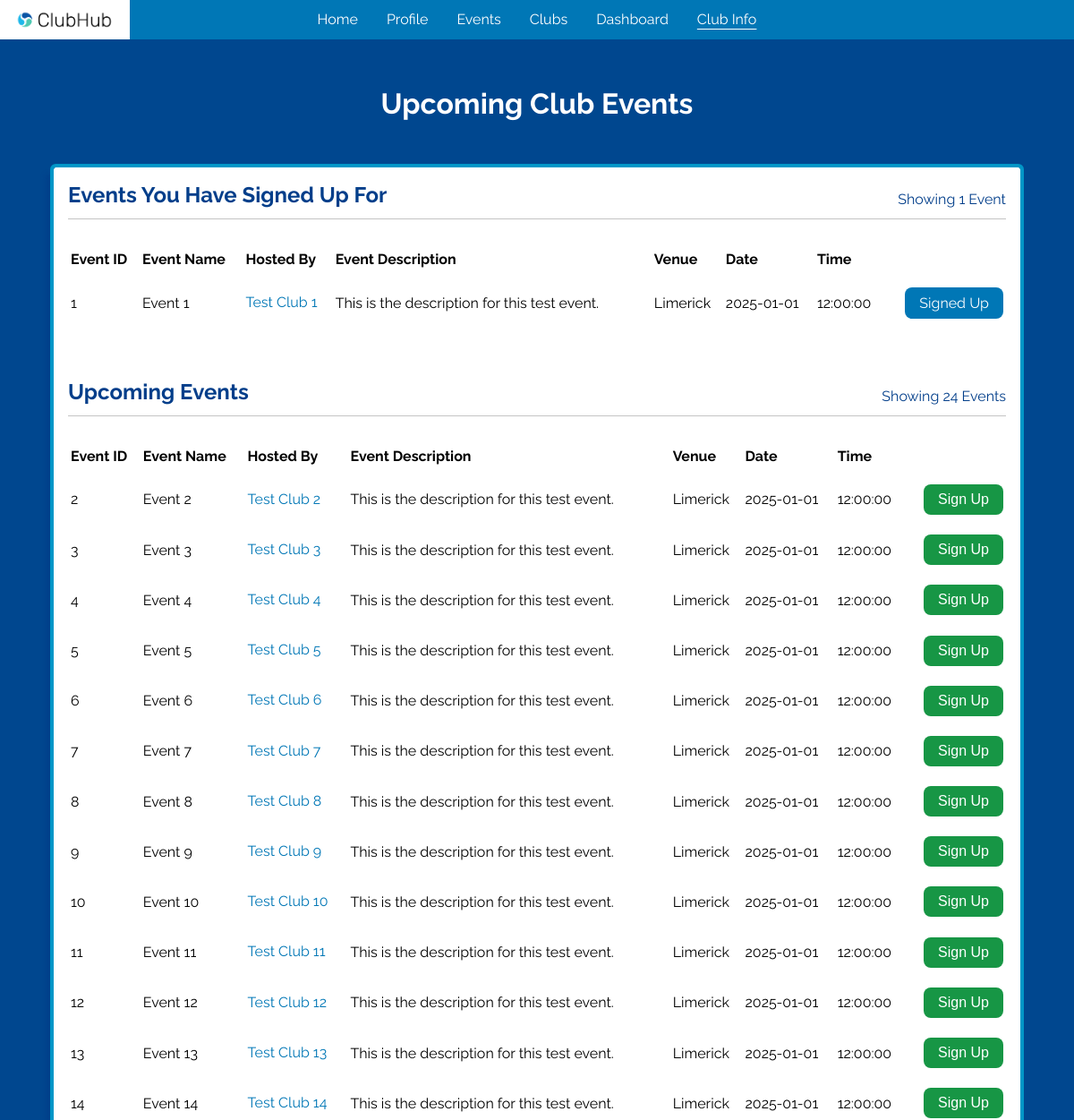
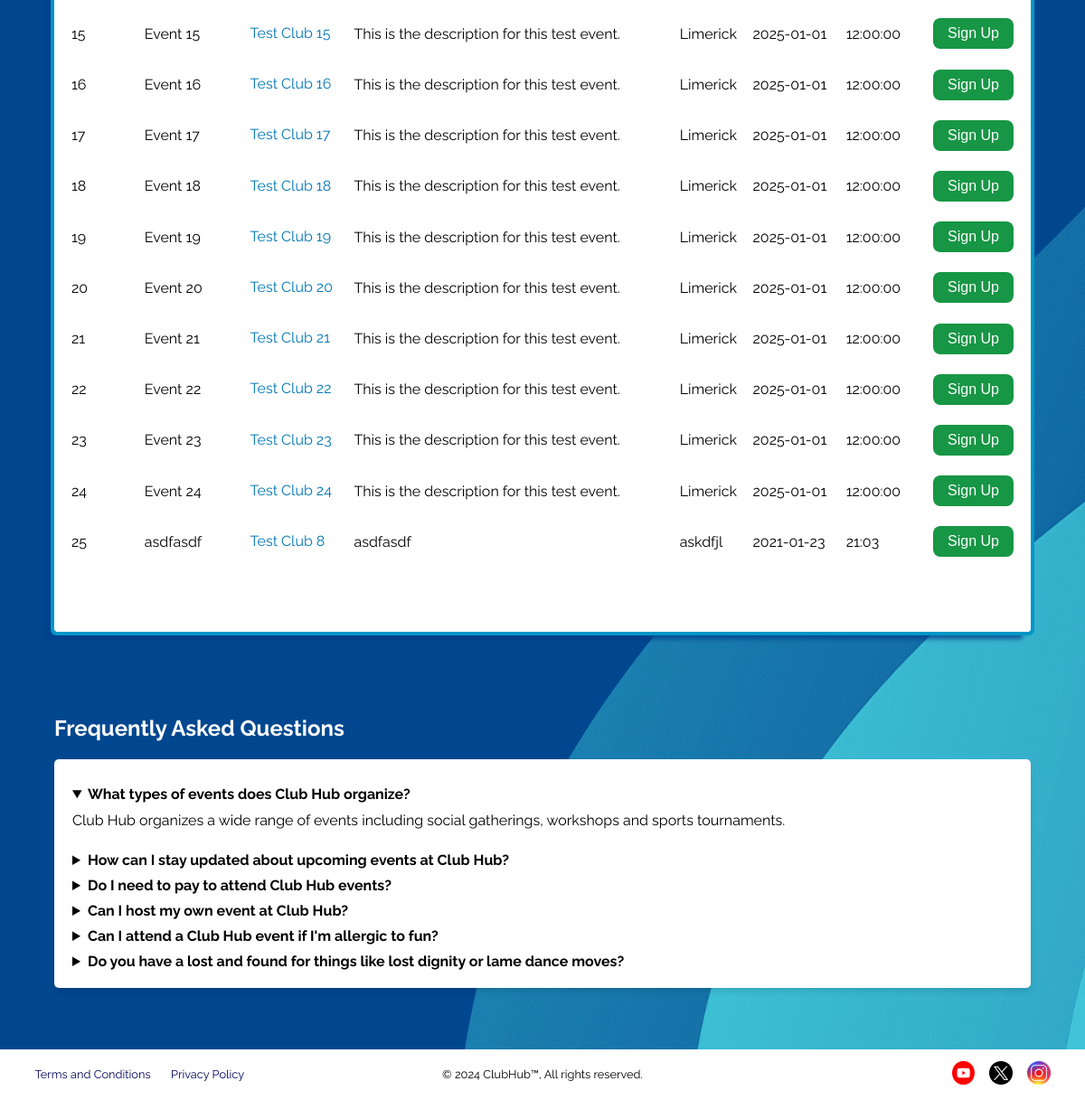
The page /events/club-info (signed in) on the database its author committed (2 pictures, top to bottom).
### tables this page shows
CREATE TABLE events (
    event_id            INTEGER         NOT NULL,
    club_id             INTEGER         NOT NULL,
    event_name          TEXT            NOT NULL,
    event_description   TEXT            NOT NULL,
    venue               TEXT            NOT NULL,
    date                TEXT            NOT NULL,
    time                TEXT            NOT NULL,
    created             DATETIME        NOT NULL DEFAULT CURRENT_TIMESTAMP,
    updated             DATETIME        NOT NULL DEFAULT CURRENT_TIMESTAMP,
    -----------------------------------------------------------------------
    PRIMARY KEY (event_id),
    FOREIGN KEY (club_id) REFERENCES clubs(club_id)
);

CREATE TABLE clubs (
    club_id             INTEGER         NOT NULL,
    club_name           TEXT            NOT NULL,
    club_description    TEXT            NOT NULL,
    creator             INTEGER         NOT NULL,
    validity            TEXT            NOT NULL CHECK (validity IN ('PENDING', 'APPROVED', 'REJECTED')) DEFAULT 'PENDING',
    created             DATETIME        NOT NULL DEFAULT CURRENT_TIMESTAMP,
    updated             DATETIME        NOT NULL DEFAULT CURRENT_TIMESTAMP,
    -----------------------------------------------------------------------
    PRIMARY KEY (club_id),
    FOREIGN KEY (creator) REFERENCES users(user_id)
);

### application/blueprints/events.py (the view)
@events.route("/club-info")
def events_club_info() -> str:
    invalid = validate_student_perms(endpoint="/events")
    if invalid:
        return invalid
    club_id = request.args.get("club_id", None)
    if club_id is not None:
        club_information: Row | None = club_info(club_id=int(club_id))
        if club_information:
            return render_template("html/student/club-info.html", club_information=club_information)
    user_id: int = session["user-id"]
    return render_template(
        "html/student/events.html",
        registered=registered_events(user_id=user_id),
        unregistered=unregistered_events(user_id=user_id)
    )

### application/__init__.py (called while the page is built)
@app.teardown_appcontext
def close_connection(_exception) -> None:
    db: Connection = getattr(g, "_database", None)
    if db is not None:
        db.close()

### application/util/authentication/page_access.py (called while the page is built)
def validate_access_perms(user_type: str, endpoint: str) -> str | None:
    if "user" not in session:
        error(errtype=Error.RESTRICTED_PAGE_LOGGED_OUT, endpoint=endpoint)
        return render_template("html/misc/home.html")
    current_user_type: str = session["user-type"]
    if current_user_type != user_type:
        errtype: Error = Error[f"RESTRICTED_PAGE_{user_type}"]
        error(errtype=errtype, endpoint=endpoint, user_type=current_user_type)
        return render_template("html/misc/home.html")
    return None

### application/util/db_functions/__init__.py (called while the page is built)
def get_db() -> Connection:
    db: Connection | None = getattr(g, "_database", None)
    if db is None:
        db: Connection = connect(DB_PATH)
        db.row_factory = Row
        g._database = db
    return db

def query_db(query: str, *args, single: Optional[bool] = None) -> list[Row] | Row | None:
    single = False if single is None else single
    cursor: Cursor = get_db().cursor()
    cursor.execute(query, args)
    results: list[Row] = cursor.fetchall()
    cursor.close()
    if not results:
        return None
    return results[0] if single else results

### application/util/db_functions/events.py (called while the page is built)
def registered_events(user_id: int) -> list[Row] | None:
    return query_db(
        """
            SELECT *, ep.validity FROM event_info
            INNER JOIN event_participants ep USING (event_id)
            WHERE ep.user_id=?;
        """, user_id
    )

def unregistered_events(user_id: int) -> list[Row] | None:
    return query_db(
        """
            SELECT *, ep.validity FROM event_info
            LEFT JOIN event_participants ep ON event_info.event_id=ep.event_id AND ep.user_id=?
            WHERE ep.event_id IS NULL;
        """, user_id
    )

### application/templates/html/student/events.html (shortened to what this page needs)
{% extends "html/base/base.html" %}
{% block links %}
    <link rel="stylesheet" href="../../../static/css/events.css">
{% endblock %}
{% block header %}
    <header>
        <h1>Upcoming Club Events</h1>
    </header>
{% endblock %}
{% block content %}
    <div id="events-container">
        <div id="events-main">
            {% if registered %}
                {% if registered | length == 1 %}
                    {% set plural = "" %}
                {% else %}
                    {% set plural = "s" %}
                {% endif %}
                <div>
                    <h2>Events You Have Signed Up For</h2>
                    <p>Showing {{ registered | length }} Event{{ plural }}</p>
                </div>
                <table>
                    <thead>
                        <tr>
                            <th>Event ID</th>
                            <th>Event Name</th>
                            <th>Hosted By</th>
                            <th>Event Description</th>
                            <th>Venue</th>
                            <th>Date</th>
                            <th>Time</th>
                        </tr>
                    </thead>
                    <tbody>
                        {% for event in registered %}
                            <tr>
                                <td>{{ event["event_id"] }}</td>
                                <td>{{ event["event_name"] }}</td>
                                <td>
                                    <a class="about-club underlined-link underlined-link-db" href="/events/club-info?club_id={{ event["club_id"] }}">{{ event["club_name"] }}</a>
                                </td>
                                <td>{{ event["event_description"] }}</td>
                                <td>{{ event["venue"] }}</td>
                                <td>{{ event["date"] }}</td>
                                <td>{{ event["time"] }}</td>
                                {% if event["validity"] == "PENDING" %}
                                    <td><a class="pending" disabled>Registration Pending</a></td>
                                {% elif event["validity"] == "APPROVED" %}
                                    <td><a class="registered" disabled>Signed Up</a></td>
                                {% endif %}
                            </tr>
                        {% endfor %}
                    </tbody>
                </table>
            {% endif %}
            {% if unregistered %}
                {% if unregistered | length == 1 %}
                    {% set plural = "" %}
                {% else %}
                    {% set plural = "s" %}
                {% endif %}
                <div>
                    <h2>Upcoming Events</h2>
                    <p>Showing {{ unregistered | length }} Event{{ plural }}</p>
                </div>
                <table>
                    <thead>
                        <tr>
                            <th>Event ID</th>
                            <th>Event Name</th>
                            <th>Hosted By</th>
                            <th>Event Description</th>
                            <th>Venue</th>
                            <th>Date</th>
                            <th>Time</th>
                        </tr>
                    </thead>
                    <tbody>
                        {% for event in unregistered %}
                            <tr>
                                <td>{{ event["event_id"] }}</td>
                                <td>{{ event["event_name"] }}</td>
                                <td>
                                    <a class="about-club underlined-link underlined-link-db"  href="/events/club-info?club_id={{ event["club_id"] }}">{{ event["club_name"] }}</a>
                                </td>
                                <td>{{ event["event_description"] }}</td>
                                <td>{{ event["venue"] }}</td>
                                <td>{{ event["date"] }}</td>
                                <td>{{ event["time"] }}</td>
                                <td>
                                    <form action="/events/register?event_id={{ event["event_id"] }}&event_name={{ event["event_name"] }}&club_id={{ event["club_id"] }}" method="post">
                                        <button type="submit" class="unregistered" href="/events/register?event_id={{ event["event_id"] }}&event_name={{ event["event_name"] }}&club_id={{ event["club_id"] }}">Sign Up</button>
                                    </form>
                                </td>
                            </tr>
                        {% endfor %}
                    </tbody>
                </table>
            {% endif %}
        </div>
    </div>
    <div class="container">
      <h2>Frequently Asked Questions</h2>
      <div class="qa-section">
          <details open>
              <summary>
                  What types of events does Club Hub organize?
                  <svg class="control-icon control-icon-expand" width="24" height="24" role="presentation">
                      <use xmlns:xlink="http://www.w3.org/1999/xlink" xlink:href="#expand-more"></use>
                  </svg>
                  <svg class="control-icon control-icon-close" width="24" height="24" role="presentation">
                      <use xmlns:xlink="http://www.w3.org/1999/xlink" xlink:href="#close"></use>
                  </svg>
              </summary>
              <p>Club Hub organizes a wide range of events including social gatherings, workshops and sports tournaments.</p>
          </details>
          <details>
              <summary>
                  How can I stay updated about upcoming events at Club Hub?
                  <svg class="control-icon control-icon-expand" width="24" height="24" role="presentation">
                      <use xmlns:xlink="http://www.w3.org/1999/xlink" xlink:href="#expand-more"></use>
                  </svg>
                  <svg class="control-icon control-icon-close" width="24" height="24" role="presentation">
                      <use xmlns:xlink="http://www.w3.org/1999/xlink" xlink:href="#close"></use>
                  </svg>
              </summary>
          </details>
          <details>
              <summary>
                  Do I need to pay to attend Club Hub events?
                  <svg class="control-icon control-icon-expand" width="24" height="24" role="presentation">
                      <use xmlns:xlink="http://www.w3.org/1999/xlink" xlink:href="#expand-more"></use>
                  </svg>
                  <svg class="control-icon control-icon-close" width="24" height="24" role="presentation">
                      <use xmlns:xlink="http://www.w3.org/1999/xlink" xlink:href="#close"></use>
                  </svg>
              </summary>
          </details>
          <details>
              <summary>
                  Can I host my own event at Club Hub?
                  <svg class="control-icon control-icon-expand" width="24" height="24" role="presentation">
                      <use xmlns:xlink="http://www.w3.org/1999/xlink" xlink:href="#expand-more"></use>
                  </svg>
                  <svg class="control-icon control-icon-close" width="24" height="24" role="presentation">
                      <use xmlns:xlink="http://www.w3.org/1999/xlink" xlink:href="#close"></use>
                  </svg>
              </summary>
          </details>
          <details>
              <summary>
                  Can I attend a Club Hub event if I'm allergic to fun?
                  <svg class="control-icon control-icon-expand" width="24" height="24" role="presentation">
                      <use xmlns:xlink="http://www.w3.org/1999/xlink" xlink:href="#expand-more"></use>
                  </svg>
                  <svg class="control-icon control-icon-close" width="24" height="24" role="presentation">
                      <use xmlns:xlink="http://www.w3.org/1999/xlink" xlink:href="#close"></use>
                  </svg>
              </summary>
          </details>
          <details>
              <summary>
                  Do you have a lost and found for things like lost dignity or lame dance moves?
                  <svg class="control-icon control-icon-expand" width="24" height="24" role="presentation">
                      <use xmlns:xlink="http://www.w3.org/1999/xlink" xlink:href="#expand-more"></use>
                  </svg>
                  <svg class="control-icon control-icon-close" width="24" height="24" role="presentation">
                      <use xmlns:xlink="http://www.w3.org/1999/xlink" xlink:href="#close"></use>
                  </svg>
              </summary>
          </details>
      </div>
  </div>
{% endblock %}

### application/static/css/base.css (style rules this page uses)
:root { --light-grey: #8a8988; --lighter-grey: #c4c4c4; --even-lighter-grey: #f2f2f2; --cyan: #3bbbd2; --light-blue: #0077b6; --lighter-blue: #0096c7; --even-lighter-blue: #90e0ef; --dark-blue: #023e8a; --darker-blue: #03045e; --lighter-green: #5afa8d; --light-green: #179645; --dark-green: #237543; --light-red: #db5658; --dark-red: #990f0f; --white: #ffffff; --black: #000000; --dark-grey: #1e2e33; --email-red: #f44336; --yt-red: #ff1c04; --pink: #e33667; --turquoise: #028080; }
* { box-sizing: border-box; }
body { scroll-behavior: smooth; margin: 0; padding: 0; background-color: var(--darker-blue); font-family: "Raleway", system-ui, Arial, sans-serif !important; color: var(--white); min-height: 100vh; display: flex; flex-direction: column; overflow-x: hidden; }
::placeholder { opacity: 0.6; }
header h1 { text-align: center; margin: 1.65em 0; }
a { text-decoration: none !important; color: var(--even-lighter-blue); }
.underlined-link { display: inline-block; }
.underlined-link::after { content: ''; width: 0; height: 0.1em; display: block; margin-left: auto; margin-right: auto; transition: 190ms width ease-in-out; }
.underlined-link-db::after { background-color: var(--light-blue); }

### application/static/css/events.css (style rules this page uses)
body { background-image: url("../png/blue-background.png"); background-size: cover; background-position: center center; }
#events-container { display: flex; align-items: center; justify-content: center; flex-direction: column; margin-bottom: 7.5em; }
#events-main { display: grid; color: var(--black); background-color: var(--white); width: 90%; padding: 1em; box-shadow: -9px 8px 5px 0 rgba(2, 62, 138, 0.75); outline: 0.3em solid var(--lighter-blue); border-radius: 0.15em; }
#events-main div { display: flex; color: var(--dark-blue); border-bottom: 0.075em solid var(--lighter-grey); padding-bottom: 0.75em; margin-bottom: 2em; }
#events-main div h2 { margin: 0; width: 70%; }
#events-main div p { align-self: flex-end; margin: 0; width: 30%; text-align: right; }
#events-main table { text-align: left; margin-bottom: 4em; }
#events-main table tr td { position: relative; padding-top: 1.2em; }
.about-club { color: var(--light-blue); }
.pending, .registered, .unregistered { font-weight: normal; font-size: 1rem; border: none; display: block; margin-left: auto; width: fit-content; padding: 0.5em 1em; border-radius: 0.5em; color: var(--white); }
.registered { cursor: default; background-color: var(--light-blue); }
.unregistered { background-color: var(--light-green); transition: translate 200ms; }
.container { margin-bottom: 3em; margin-top: -3em; }
.container h2 { padding-left: 5%; }
.qa-section { background-color: var(--white); padding: 20px; border-radius: 5px; box-shadow: 0 4px 6px rgba(0, 0, 0, 0.1); width: 90%; margin: 20px auto; }
.qa-section summary { font-weight: bold; cursor: pointer; color: black; }
.qa-section p { margin-top: 10px; color: black; }

### rows shown on the page
events: event_id "2", event_name "Event 2", club_name "Test Club 2", event_description "This is the description for this test event.", venue "Limerick", date "2025-01-01", time "12:00:00"
events: event_id "3", event_name "Event 3", club_name "Test Club 3", event_description "This is the description for this test event.", venue "Limerick", date "2025-01-01", time "12:00:00"
events: event_id "4", event_name "Event 4", club_name "Test Club 4", event_description "This is the description for this test event.", venue "Limerick", date "2025-01-01", time "12:00:00"
events: event_id "5", event_name "Event 5", club_name "Test Club 5", event_description "This is the description for this test event.", venue "Limerick", date "2025-01-01", time "12:00:00"
events: event_id "6", event_name "Event 6", club_name "Test Club 6", event_description "This is the description for this test event.", venue "Limerick", date "2025-01-01", time "12:00:00"
events: event_id "7", event_name "Event 7", club_name "Test Club 7", event_description "This is the description for this test event.", venue "Limerick", date "2025-01-01", time "12:00:00"
events: event_id "8", event_name "Event 8", club_name "Test Club 8", event_description "This is the description for this test event.", venue "Limerick", date "2025-01-01", time "12:00:00"
events: event_id "9", event_name "Event 9", club_name "Test Club 9", event_description "This is the description for this test event.", venue "Limerick", date "2025-01-01", time "12:00:00"
events: event_id "10", event_name "Event 10", club_name "Test Club 10", event_description "This is the description for this test event.", venue "Limerick", date "2025-01-01", time "12:00:00"
events: event_id "11", event_name "Event 11", club_name "Test Club 11", event_description "This is the description for this test event.", venue "Limerick", date "2025-01-01", time "12:00:00"
events: event_id "12", event_name "Event 12", club_name "Test Club 12", event_description "This is the description for this test event.", venue "Limerick", date "2025-01-01", time "12:00:00"
events: event_id "13", event_name "Event 13", club_name "Test Club 13", event_description "This is the description for this test event.", venue "Limerick", date "2025-01-01", time "12:00:00"
events: event_id "14", event_name "Event 14", club_name "Test Club 14", event_description "This is the description for this test event.", venue "Limerick", date "2025-01-01", time "12:00:00"
events: event_id "15", event_name "Event 15", club_name "Test Club 15", event_description "This is the description for this test event.", venue "Limerick", date "2025-01-01", time "12:00:00"
events: event_id "16", event_name "Event 16", club_name "Test Club 16", event_description "This is the description for this test event.", venue "Limerick", date "2025-01-01", time "12:00:00"
events: event_id "17", event_name "Event 17", club_name "Test Club 17", event_description "This is the description for this test event.", venue "Limerick", date "2025-01-01", time "12:00:00"
events: event_id "18", event_name "Event 18", club_name "Test Club 18", event_description "This is the description for this test event.", venue "Limerick", date "2025-01-01", time "12:00:00"
events: event_id "19", event_name "Event 19", club_name "Test Club 19", event_description "This is the description for this test event.", venue "Limerick", date "2025-01-01", time "12:00:00"
events: event_id "20", event_name "Event 20", club_name "Test Club 20", event_description "This is the description for this test event.", venue "Limerick", date "2025-01-01", time "12:00:00"
events: event_id "21", event_name "Event 21", club_name "Test Club 21", event_description "This is the description for this test event.", venue "Limerick", date "2025-01-01", time "12:00:00"
events: event_id "22", event_name "Event 22", club_name "Test Club 22", event_description "This is the description for this test event.", venue "Limerick", date "2025-01-01", time "12:00:00"
events: event_id "23", event_name "Event 23", club_name "Test Club 23", event_description "This is the description for this test event.", venue "Limerick", date "2025-01-01", time "12:00:00"
events: event_id "24", event_name "Event 24", club_name "Test Club 24", event_description "This is the description for this test event.", venue "Limerick", date "2025-01-01", time "12:00:00"
events: event_id "25", event_name "asdfasdf", club_name "Test Club 8", event_description "asdfasdf", venue "askdfjl", date "2021-01-23", time "21:03"

### other values the page prints
{{ new_link_name }} "Club Info"
{{ registered | length }} "1"
{{ event["event_id"] }} "1"
{{ event["event_name"] }} "Event 1"
{{ event["club_name"] }} "Test Club 1"
{{ event["event_description"] }} "This is the description for this test event."
{{ event["venue"] }} "Limerick"
{{ event["date"] }} "2025-01-01"
{{ event["time"] }} "12:00:00"
{{ unregistered | length }} "24"
{{ plural }} "s"
